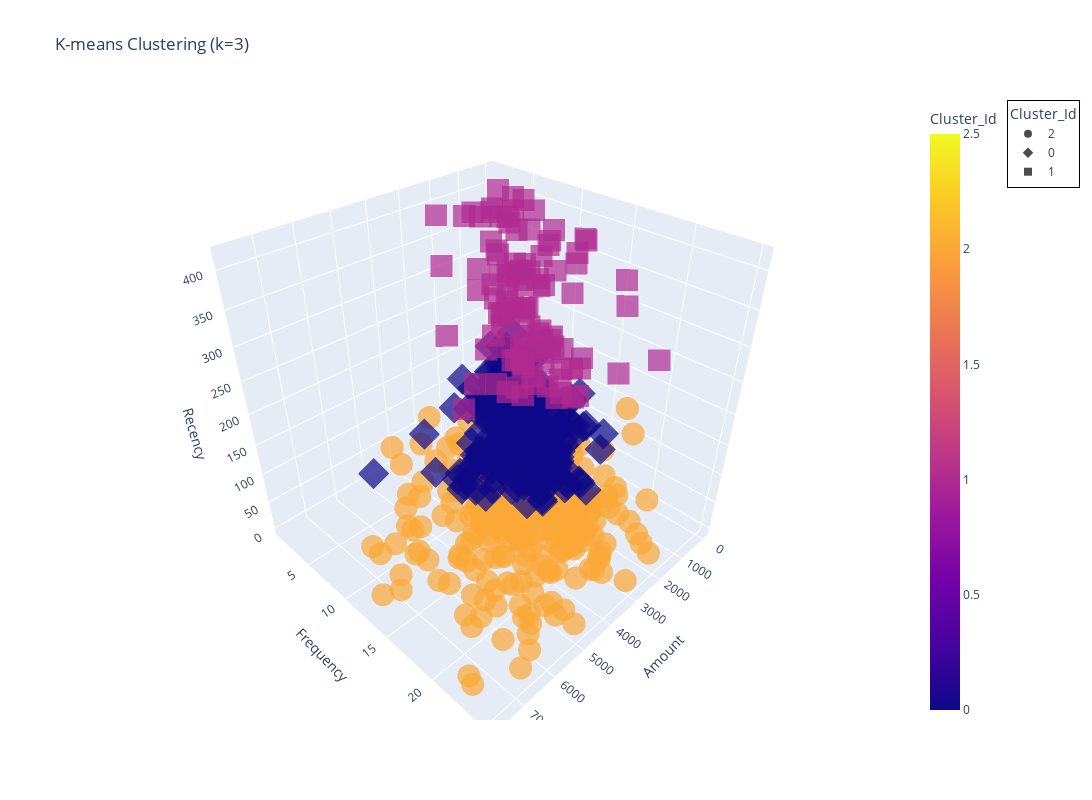

Notebook source saved alongside this figure:
### Code cell
# Fit K-means clustering
k = 3
kmeans = KMeans(n_clusters=k, random_state=42)
y_kmeans = kmeans.fit_predict(parameters_scaled)

# Assign the cluster labels to parameters_cleansed DataFrame
parameters_cleansed['Cluster_Id'] = y_kmeans

# Display the first few rows of parameters_cleansed
print(parameters_cleansed.head())

# Create a DataFrame for centroids
centers = kmeans.cluster_centers_
centers_df = pd.DataFrame(centers, columns=['Amount', 'Frequency', 'Recency'])
centers_df['Cluster'] = ['Centroid']*len(centers_df)

# Create the 3D scatter plot
fig = px.scatter_3d(parameters_cleansed, x='Amount', y='Frequency', z='Recency', 
                    color='Cluster_Id', symbol='Cluster_Id', title=f'K-means Clustering (k={k})',
                    labels={'Amount': 'Amount', 'Frequency': 'Frequency', 'Recency': 'Recency'},
                    opacity=0.7)

# Add centroids to the plot
#fig.add_scatter3d(x=centers_df['Amount'], y=centers_df['Frequency'], z=centers_df['Recency'],
                 # mode='markers', marker=dict(size=10, color='red', symbol='x'),
                  #name='Centroids')

# Update layout to increase figure size and customize legend
fig.update_layout(
    scene=dict(
        xaxis_title='Amount',
        yaxis_title='Frequency',
        zaxis_title='Recency'
    ),
    width=1200,
    height=800,
    legend=dict(
        x=1.125,
        y=1,
        bgcolor='rgba(255, 255, 255, 0.5)',
        bordercolor='Black',
        borderwidth=1
    )
)

# Show the plot
fig.show()

### Figure 1 — Plotly figure (JSON) as saved in the notebook; plotly's stock layout.template omitted (floating-point values rounded to 4 significant figures; data arrays with more than 128 entries replaced by an {"elided": "..."} marker saying what was removed)
{"data": [{"hovertemplate": "Cluster_Id=%{marker.color}<br>Amount=%{x}<br>Frequency=%{y}<br>Recency=%{z}<extra></extra>", "legendgroup": "2", "marker": {"color": {"elided": "265 int values"}, "coloraxis": "coloraxis", "opacity": 0.7, "symbol": "circle"}, "mode": "markers", "name": "2", "scene": "scene", "showlegend": true, "type": "scatter3d", "x": {"elided": "265 float values"}, "y": {"elided": "265 int values"}, "z": {"elided": "265 int values"}}, {"hovertemplate": "Cluster_Id=%{marker.color}<br>Amount=%{x}<br>Frequency=%{y}<br>Recency=%{z}<extra></extra>", "legendgroup": "0", "marker": {"color": {"elided": "292 int values"}, "coloraxis": "coloraxis", "opacity": 0.7, "symbol": "diamond"}, "mode": "markers", "name": "0", "scene": "scene", "showlegend": true, "type": "scatter3d", "x": {"elided": "292 float values"}, "y": {"elided": "292 int values"}, "z": {"elided": "292 int values"}}, {"hovertemplate": "Cluster_Id=%{marker.color}<br>Amount=%{x}<br>Frequency=%{y}<br>Recency=%{z}<extra></extra>", "legendgroup": "1", "marker": {"color": [1, 1, 1, 1, 1, 1, 1, 1, 1, 1, 1, 1, 1, 1, 1, 1, 1, 1, 1, 1, 1, 1, 1, 1, 1, 1, 1, 1, 1, 1, 1, 1, 1, 1, 1, 1, 1, 1, 1, 1, 1, 1, 1, 1, 1, 1, 1, 1, 1, 1, 1, 1, 1, 1, 1, 1, 1, 1, 1, 1, 1, 1, 1, 1, 1, 1, 1, 1, 1, 1, 1, 1, 1, 1, 1, 1, 1, 1, 1, 1, 1, 1, 1, 1, 1, 1, 1, 1, 1, 1, 1, 1, 1, 1, 1, 1, 1, 1, 1, 1, 1, 1, 1, 1, 1, 1], "coloraxis": "coloraxis", "opacity": 0.7, "symbol": "square"}, "mode": "markers", "name": "1", "scene": "scene", "showlegend": true, "type": "scatter3d", "x": [1791.0, 886.2, 925.8, 657.3, 861.6, 2583.0, 2495.0, 584.6, 320.5, 658.5, 1728.0, 1339.0, 949.4, 2568.0, 2187.0, 1523.0, 385.5, 1738.0, 1680.0, 1861.0, 1149.0, 16.52, 2306.0, 844.5, 2831.0, 156.8, 2839.0, 1081.0, 1712.0, 2140.0, 5481.0, 1205.0, 684.2, 825.9, 2162.0, 2199.0, 3889.0, 2271.0, 79.75, 1361.0, 736.3, 2873.0, 4930.0, 695.4, 1389.0, 955.1, 1507.0, 2256.0, 383.8, 1091.0, 1569.0, 2121.0, 2244.0, 88.47, 3057.0, 1962.0, 318.2, 1740.0, 2741.0, 1347.0, 1259.0, 2453.0, 4432.0, 795.2, 1582.0, 16.74, 400.0, 1032.0, 1613.0, 1319.0, 2565.0, 2461.0, 1822.0, 2893.0, 2673.0, 2162.0, 1229.0, 2367.0, 1568.0, 2770, 1405.0, 966.4, 876.7, 3309.0, 1453.0, 98.35, 1348.0, 1885.0, 47.95, 1319.0, 1306.0, 1872.0, 1602.0, 1388.0, 3058.0, 2423.0, 1937.0, 675.9, 4.833, 974.8, 3368.0, 1427.0, 439.5, 427.4, 1056.0, 1494.0], "y": [12, 6, 5, 6, 7, 14, 8, 13, 4, 10, 13, 14, 8, 9, 10, 14, 3, 10, 10, 15, 5, 1, 8, 8, 13, 8, 14, 6, 14, 11, 14, 10, 17, 8, 8, 9, 10, 14, 3, 3, 7, 4, 21, 6, 13, 14, 9, 5, 4, 11, 22, 10, 13, 4, 14, 7, 6, 19, 12, 7, 5, 12, 10, 8, 11, 2, 9, 11, 15, 11, 10, 17, 9, 8, 11, 15, 7, 13, 15, 10, 4, 10, 9, 16, 9, 2, 7, 14, 5, 7, 10, 15, 19, 7, 9, 7, 10, 7, 2, 12, 14, 15, 3, 6, 8, 9], "z": [259, 415, 232, 282, 415, 278, 230, 192, 278, 327, 254, 218, 265, 336, 302, 334, 212, 203, 401, 399, 338, 365, 385, 232, 254, 352, 241, 264, 187, 217, 358, 242, 217, 405, 302, 287, 184, 212, 362, 387, 247, 409, 390, 300, 193, 225, 223, 404, 287, 215, 296, 407, 289, 295, 391, 414, 239, 385, 249, 391, 205, 186, 399, 189, 369, 264, 376, 240, 413, 203, 282, 224, 204, 183, 189, 244, 406, 210, 410, 196, 386, 369, 302, 390, 345, 299, 201, 183, 226, 253, 327, 386, 349, 285, 337, 344, 350, 193, 357, 226, 238, 183, 406, 286, 221, 202]}], "layout": {"coloraxis": {"colorbar": {"title": {"text": "Cluster_Id"}}, "colorscale": [[0, "#0d0887"], [0.1111, "#46039f"], [0.2222, "#7201a8"], [0.3333, "#9c179e"], [0.4444, "#bd3786"], [0.5556, "#d8576b"], [0.6667, "#ed7953"], [0.7778, "#fb9f3a"], [0.8889, "#fdca26"], [1, "#f0f921"]]}, "height": 800, "legend": {"bgcolor": "rgba(255, 255, 255, 0.5)", "bordercolor": "Black", "borderwidth": 1, "title": {"text": "Cluster_Id"}, "tracegroupgap": 0, "x": 1.125, "y": 1}, "scene": {"domain": {"x": [0, 1], "y": [0, 1]}, "xaxis": {"title": {"text": "Amount"}}, "yaxis": {"title": {"text": "Frequency"}}, "zaxis": {"title": {"text": "Recency"}}}, "title": {"text": "K-means Clustering (k=3)"}, "width": 1200}}
